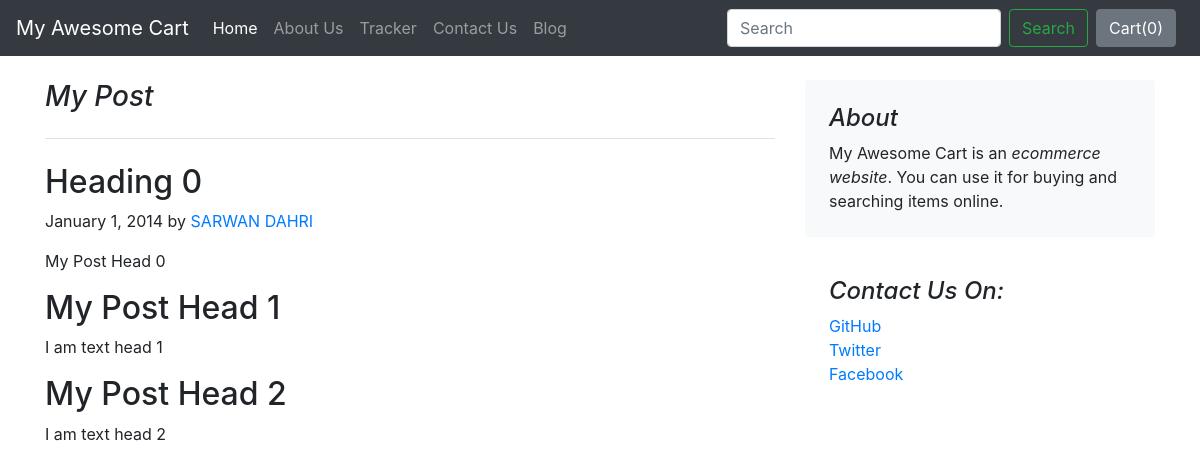
/blog/1/blogpost/, run on the app's committed database.
### blog/models.py (models this page shows, shortened)
class Blogpost(models.Model):
    post_id = models.AutoField(primary_key=True)
    title = models.CharField(max_length=50)
    head0 = models.CharField(max_length=500, default="")
    chead0 = models.TextField(default="")
    head1 = models.CharField(max_length=500, default="")
    chead1 = models.TextField(default="")
    head2 = models.CharField(max_length=500, default="")
    chead2 = models.TextField(default="")
    pub_date = models.DateTimeField(auto_now_add=True)
    thumbnail = models.ImageField(upload_to='shop/images', default="")

### blog/views.py (the view)
# urls.py: path('<int:id>/blogpost/',views.blogpost,name='blogpost')
def blogpost(request,id):
    post = Blogpost.objects.get(post_id=id)
    context = {'post':post}
    return render(request,'blog/blogpost.html',context)

### blog/templates/blog/blogpost.html (shortened to what this page needs)
{%extends 'blog/basic.html'%}
{%block body%}
<div class="container">
    <div class="row mt-4">
        <div class="col-md-8 blog-main">
            <h3 class="pb-4 mb-4 font-italic border-bottom">
                {{post.title}}
            </h3>
            <div class="blog-post">
                <h2 class="blog-post-title">Heading 0</h2>
                <p class="blog-post-meta">January 1, 2014 by <a href="#">SARWAN DAHRI</a></p>
                <p>{{post.head0}}</p>
                <h2>{{post.head1}}</h2>
                <p>{{post.chead1}}</p>
                <h2>{{post.head2}}</h2>
                <p>{{post.chead2}}</p>
            </div>
        </div>
        <aside class="col-md-4 blog-sidebar">
            <div class="p-4 mb-3 bg-light rounded">
                <h4 class="font-italic">About</h4>
                <p class="mb-0">My Awesome Cart is an <em>ecommerce website</em>. You can use it for buying and searching items online. </p>
            </div>
            <div class="p-4">
                <h4 class="font-italic">Contact Us On: </h4>
                <ol class="list-unstyled">
                    <li><a href="#">GitHub</a></li>
                    <li><a href="#">Twitter</a></li>
                    <li><a href="#">Facebook</a></li>
                </ol>
            </div>
        </aside>
    </div>
</div>
{%endblock%}

### data on the page
Blogpost: title "My Post", head0 "My Post Head 0", head1 "My Post Head 1", chead1 "I am text head 1", head2 "My Post Head 2", chead2 "I am text head 2"
